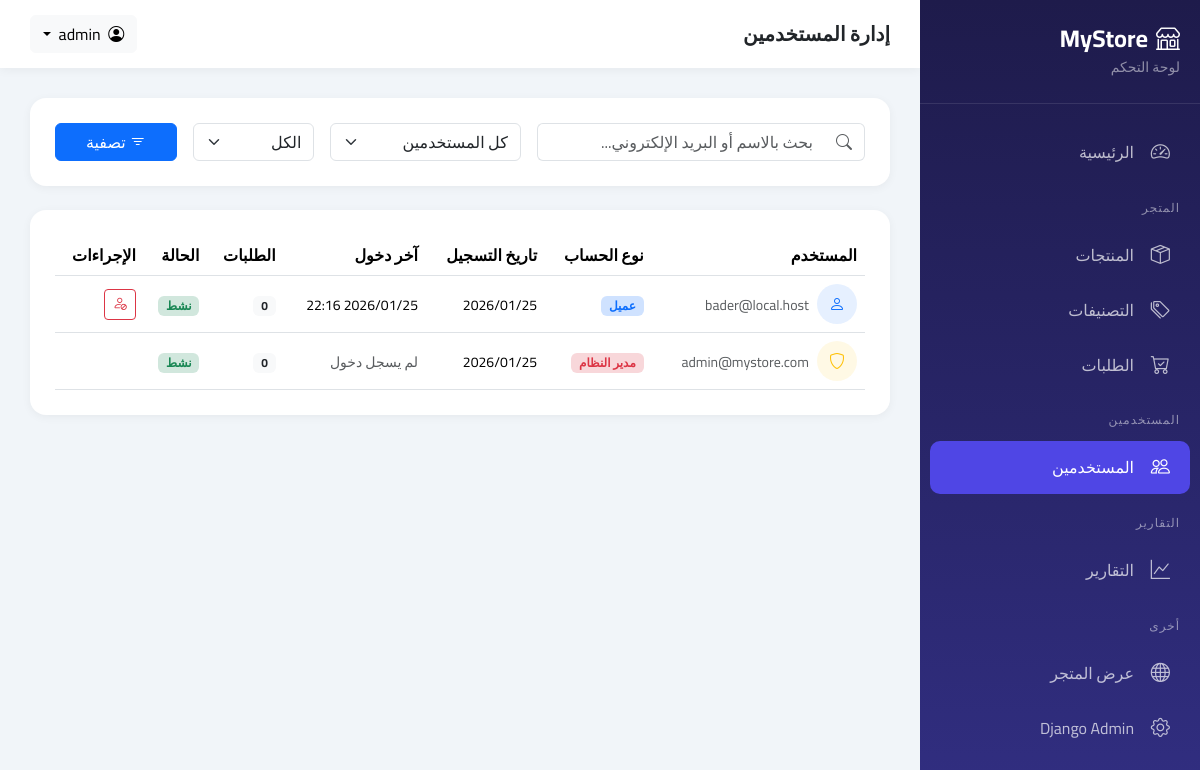
The page /dashboard/users/ (signed in) on the database as committed earlier.
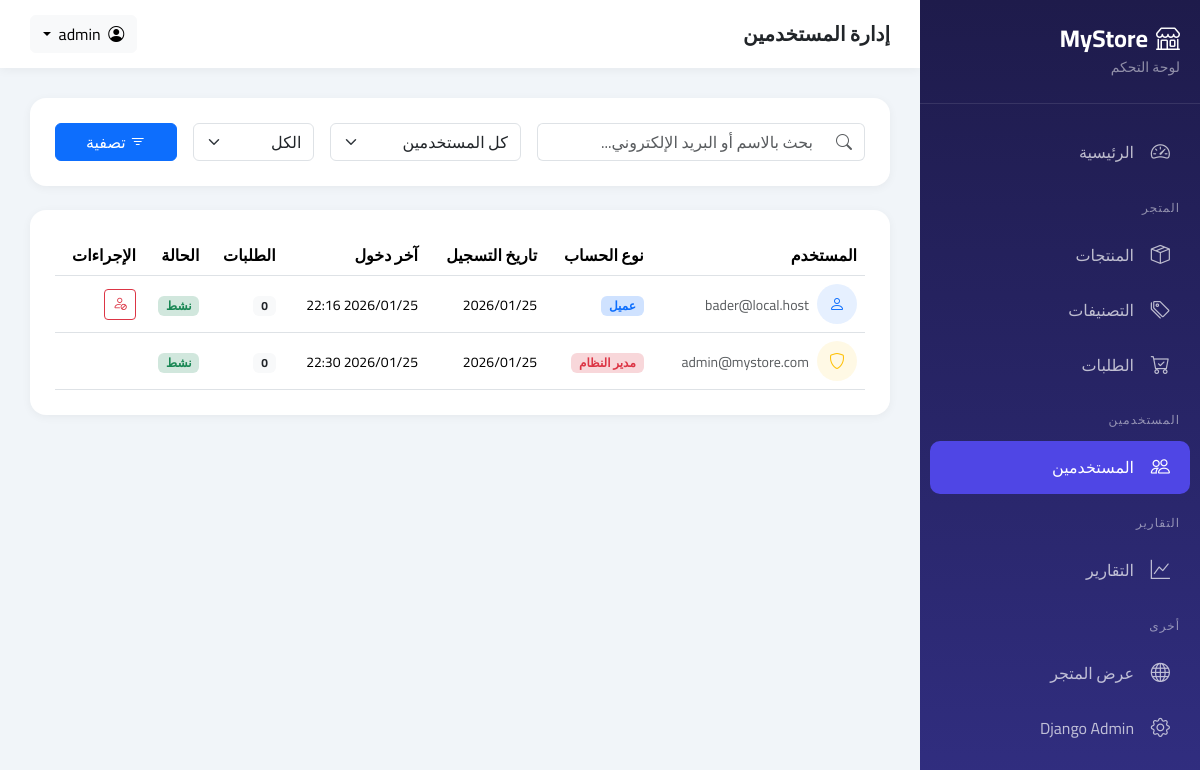
The same page on the database as committed later.
### accounts/models.py (models this page shows, shortened)
class CustomUser(AbstractUser):
    id = models.UUIDField(primary_key=True, default=uuid.uuid4, editable=False)
    email = models.EmailField(unique=True)
    phone_regex = RegexValidator(
        regex=r'^\+?1?\d{9,15}$',
        message="رقم الهاتف يجب أن يكون بالصيغة: '+999999999'. حتى 15 رقم مسموح."
    )
    phone = models.CharField(validators=[phone_regex], max_length=17, blank=True)
    email_verified = models.BooleanField(default=False)
    email_verification_token = models.CharField(max_length=64, blank=True)
    email_verification_sent_at = models.DateTimeField(null=True, blank=True)
    two_factor_enabled = models.BooleanField(default=False)
    two_factor_secret = models.CharField(max_length=32, blank=True)
    failed_login_attempts = models.PositiveSmallIntegerField(default=0)
    lockout_until = models.DateTimeField(null=True, blank=True)
    password_changed_at = models.DateTimeField(null=True, blank=True)
    last_login_ip = models.GenericIPAddressField(null=True, blank=True)
    created_at = models.DateTimeField(auto_now_add=True)
    updated_at = models.DateTimeField(auto_now=True)
    USERNAME_FIELD = 'email'
    REQUIRED_FIELDS = ['username']
    class Meta:
        verbose_name = 'User'
        verbose_name_plural = 'Users'

### dashboard/views.py (the view)
# urls.py: path('users/', views.user_list, name='users'),
@staff_required
def user_list(request):
    users = CustomUser.objects.annotate(
        orders_count=Count('orders')
    ).order_by('-date_joined')
    q = request.GET.get('q', '')
    if q:
        users = users.filter(email__icontains=q) | users.filter(username__icontains=q)
    role = request.GET.get('role', '')
    if role == 'staff':
        users = users.filter(is_staff=True)
    elif role == 'customer':
        users = users.filter(is_staff=False)
    paginator = Paginator(users, 20)
    page = request.GET.get('page', 1)
    users = paginator.get_page(page)
    return render(request, 'dashboard/users/list.html', {
        'users': users,
    })

### dashboard/views.py (called while the page is built)
def is_staff(user):
    return user.is_authenticated and (user.is_staff or user.is_superuser)

### templates/dashboard/users/list.html (shortened to what the changed rows need)
{% extends 'dashboard/base.html' %}
{% block content %}
<div class="stat-card">
    <div class="table-responsive">
        <table class="table table-hover align-middle mb-0">
            <thead>
                <tr>
                    <th>المستخدم</th>
                    <th>نوع الحساب</th>
                    <th>تاريخ التسجيل</th>
                    <th>آخر دخول</th>
                    <th>الطلبات</th>
                    <th>الحالة</th>
                    <th>الإجراءات</th>
                </tr>
            </thead>
            <tbody>
                {% for user in users %}
                <tr>
                    <td>
                        <div class="d-flex align-items-center">
                            <div class="bg-{% if user.is_staff %}warning{% else %}primary{% endif %} bg-opacity-10 rounded-circle d-flex align-items-center justify-content-center me-2" style="width: 40px; height: 40px;">
                                <i class="bi bi-{% if user.is_staff %}shield{% else %}person{% endif %} text-{% if user.is_staff %}warning{% else %}primary{% endif %}"></i>
                            </div>
                            <div>
                                <small class="text-muted">{{ user.email }}</small>
                            </div>
                        </div>
                    </td>
                    <td>
                        {% if user.is_superuser %}
                        <span class="badge bg-danger-subtle text-danger">مدير النظام</span>
                        {% elif user.is_staff %}
                        <span class="badge bg-warning-subtle text-warning">مسؤول</span>
                        {% else %}
                        <span class="badge bg-primary-subtle text-primary">عميل</span>
                        {% endif %}
                    </td>
                    <td>
                        <small>{{ user.date_joined|date:"Y/m/d" }}</small>
                    </td>
                    <td>
                        {% if user.last_login %}
                        <small>{{ user.last_login|date:"Y/m/d H:i" }}</small>
                        {% else %}
                        <small class="text-muted">لم يسجل دخول</small>
                        {% endif %}
                    </td>
                    <td>
                        <span class="badge bg-light text-dark">{{ user.orders.count }}</span>
                    </td>
                    <td>
                        {% if user.is_active %}
                        <span class="badge bg-success-subtle text-success">نشط</span>
                        {% else %}
                        <span class="badge bg-danger-subtle text-danger">معطل</span>
                        {% endif %}
                    </td>
                    <td>
                    </td>
                </tr>
                {% endfor %}
            </tbody>
        </table>
    </div>
</div>
{% endblock %}

Rows that differ between the two databases and show on the page:
changed CustomUser "admin@mystore.com": last_login (not shown) → "2026/01/25 22:30"; no longer shows "لم يسجل دخول"
